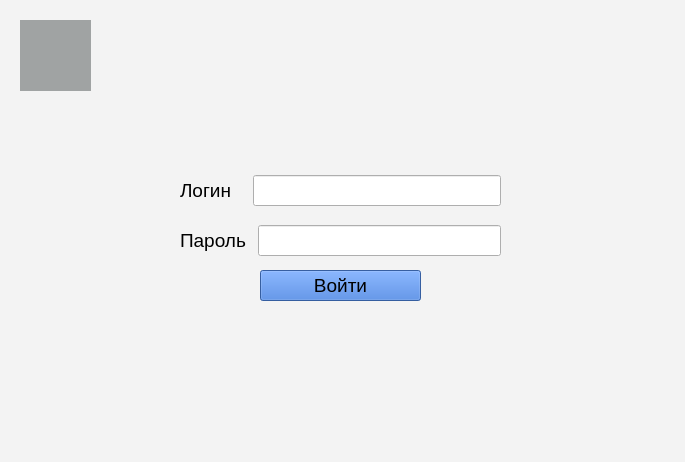
<?xml version="1.0" encoding="UTF-8"?>
<ui version="4.0">
 <class>AuthWindow</class>
 <widget class="QMainWindow" name="AuthWindow">
  <property name="geometry">
   <rect>
    <x>0</x>
    <y>0</y>
    <width>685</width>
    <height>462</height>
   </rect>
  </property>
  <property name="palette">
   <palette>
    <active>
     <colorrole role="WindowText">
      <brush brushstyle="SolidPattern">
       <color alpha="255">
        <red>0</red>
        <green>0</green>
        <blue>0</blue>
       </color>
      </brush>
     </colorrole>
     <colorrole role="Button">
      <brush brushstyle="SolidPattern">
       <color alpha="255">
        <red>243</red>
        <green>243</green>
        <blue>243</blue>
       </color>
      </brush>
     </colorrole>
     <colorrole role="Light">
      <brush brushstyle="SolidPattern">
       <color alpha="255">
        <red>255</red>
        <green>255</green>
        <blue>255</blue>
       </color>
      </brush>
     </colorrole>
     <colorrole role="Midlight">
      <brush brushstyle="SolidPattern">
       <color alpha="255">
        <red>249</red>
        <green>249</green>
        <blue>249</blue>
       </color>
      </brush>
     </colorrole>
     <colorrole role="Dark">
      <brush brushstyle="SolidPattern">
       <color alpha="255">
        <red>121</red>
        <green>121</green>
        <blue>121</blue>
       </color>
      </brush>
     </colorrole>
     <colorrole role="Mid">
      <brush brushstyle="SolidPattern">
       <color alpha="255">
        <red>162</red>
        <green>162</green>
        <blue>162</blue>
       </color>
      </brush>
     </colorrole>
     <colorrole role="Text">
      <brush brushstyle="SolidPattern">
       <color alpha="255">
        <red>0</red>
        <green>0</green>
        <blue>0</blue>
       </color>
      </brush>
     </colorrole>
     <colorrole role="BrightText">
      <brush brushstyle="SolidPattern">
       <color alpha="255">
        <red>255</red>
        <green>255</green>
        <blue>255</blue>
       </color>
      </brush>
     </colorrole>
     <colorrole role="ButtonText">
      <brush brushstyle="SolidPattern">
       <color alpha="255">
        <red>0</red>
        <green>0</green>
        <blue>0</blue>
       </color>
      </brush>
     </colorrole>
     <colorrole role="Base">
      <brush brushstyle="SolidPattern">
       <color alpha="255">
        <red>255</red>
        <green>255</green>
        <blue>255</blue>
       </color>
      </brush>
     </colorrole>
     <colorrole role="Window">
      <brush brushstyle="SolidPattern">
       <color alpha="255">
        <red>243</red>
        <green>243</green>
        <blue>243</blue>
       </color>
      </brush>
     </colorrole>
     <colorrole role="Shadow">
      <brush brushstyle="SolidPattern">
       <color alpha="255">
        <red>0</red>
        <green>0</green>
        <blue>0</blue>
       </color>
      </brush>
     </colorrole>
     <colorrole role="AlternateBase">
      <brush brushstyle="SolidPattern">
       <color alpha="255">
        <red>249</red>
        <green>249</green>
        <blue>249</blue>
       </color>
      </brush>
     </colorrole>
     <colorrole role="ToolTipBase">
      <brush brushstyle="SolidPattern">
       <color alpha="255">
        <red>255</red>
        <green>255</green>
        <blue>220</blue>
       </color>
      </brush>
     </colorrole>
     <colorrole role="ToolTipText">
      <brush brushstyle="SolidPattern">
       <color alpha="255">
        <red>0</red>
        <green>0</green>
        <blue>0</blue>
       </color>
      </brush>
     </colorrole>
     <colorrole role="PlaceholderText">
      <brush brushstyle="SolidPattern">
       <color alpha="127">
        <red>0</red>
        <green>0</green>
        <blue>0</blue>
       </color>
      </brush>
     </colorrole>
    </active>
    <inactive>
     <colorrole role="WindowText">
      <brush brushstyle="SolidPattern">
       <color alpha="255">
        <red>0</red>
        <green>0</green>
        <blue>0</blue>
       </color>
      </brush>
     </colorrole>
     <colorrole role="Button">
      <brush brushstyle="SolidPattern">
       <color alpha="255">
        <red>243</red>
        <green>243</green>
        <blue>243</blue>
       </color>
      </brush>
     </colorrole>
     <colorrole role="Light">
      <brush brushstyle="SolidPattern">
       <color alpha="255">
        <red>255</red>
        <green>255</green>
        <blue>255</blue>
       </color>
      </brush>
     </colorrole>
     <colorrole role="Midlight">
      <brush brushstyle="SolidPattern">
       <color alpha="255">
        <red>249</red>
        <green>249</green>
        <blue>249</blue>
       </color>
      </brush>
     </colorrole>
     <colorrole role="Dark">
      <brush brushstyle="SolidPattern">
       <color alpha="255">
        <red>121</red>
        <green>121</green>
        <blue>121</blue>
       </color>
      </brush>
     </colorrole>
     <colorrole role="Mid">
      <brush brushstyle="SolidPattern">
       <color alpha="255">
        <red>162</red>
        <green>162</green>
        <blue>162</blue>
       </color>
      </brush>
     </colorrole>
     <colorrole role="Text">
      <brush brushstyle="SolidPattern">
       <color alpha="255">
        <red>0</red>
        <green>0</green>
        <blue>0</blue>
       </color>
      </brush>
     </colorrole>
     <colorrole role="BrightText">
      <brush brushstyle="SolidPattern">
       <color alpha="255">
        <red>255</red>
        <green>255</green>
        <blue>255</blue>
       </color>
      </brush>
     </colorrole>
     <colorrole role="ButtonText">
      <brush brushstyle="SolidPattern">
       <color alpha="255">
        <red>0</red>
        <green>0</green>
        <blue>0</blue>
       </color>
      </brush>
     </colorrole>
     <colorrole role="Base">
      <brush brushstyle="SolidPattern">
       <color alpha="255">
        <red>255</red>
        <green>255</green>
        <blue>255</blue>
       </color>
      </brush>
     </colorrole>
     <colorrole role="Window">
      <brush brushstyle="SolidPattern">
       <color alpha="255">
        <red>243</red>
        <green>243</green>
        <blue>243</blue>
       </color>
      </brush>
     </colorrole>
     <colorrole role="Shadow">
      <brush brushstyle="SolidPattern">
       <color alpha="255">
        <red>0</red>
        <green>0</green>
        <blue>0</blue>
       </color>
      </brush>
     </colorrole>
     <colorrole role="AlternateBase">
      <brush brushstyle="SolidPattern">
       <color alpha="255">
        <red>249</red>
        <green>249</green>
        <blue>249</blue>
       </color>
      </brush>
     </colorrole>
     <colorrole role="ToolTipBase">
      <brush brushstyle="SolidPattern">
       <color alpha="255">
        <red>255</red>
        <green>255</green>
        <blue>220</blue>
       </color>
      </brush>
     </colorrole>
     <colorrole role="ToolTipText">
      <brush brushstyle="SolidPattern">
       <color alpha="255">
        <red>0</red>
        <green>0</green>
        <blue>0</blue>
       </color>
      </brush>
     </colorrole>
     <colorrole role="PlaceholderText">
      <brush brushstyle="SolidPattern">
       <color alpha="127">
        <red>0</red>
        <green>0</green>
        <blue>0</blue>
       </color>
      </brush>
     </colorrole>
    </inactive>
    <disabled>
     <colorrole role="WindowText">
      <brush brushstyle="SolidPattern">
       <color alpha="255">
        <red>121</red>
        <green>121</green>
        <blue>121</blue>
       </color>
      </brush>
     </colorrole>
     <colorrole role="Button">
      <brush brushstyle="SolidPattern">
       <color alpha="255">
        <red>243</red>
        <green>243</green>
        <blue>243</blue>
       </color>
      </brush>
     </colorrole>
     <colorrole role="Light">
      <brush brushstyle="SolidPattern">
       <color alpha="255">
        <red>255</red>
        <green>255</green>
        <blue>255</blue>
       </color>
      </brush>
     </colorrole>
     <colorrole role="Midlight">
      <brush brushstyle="SolidPattern">
       <color alpha="255">
        <red>249</red>
        <green>249</green>
        <blue>249</blue>
       </color>
      </brush>
     </colorrole>
     <colorrole role="Dark">
      <brush brushstyle="SolidPattern">
       <color alpha="255">
        <red>121</red>
        <green>121</green>
        <blue>121</blue>
       </color>
      </brush>
     </colorrole>
     <colorrole role="Mid">
      <brush brushstyle="SolidPattern">
       <color alpha="255">
        <red>162</red>
        <green>162</green>
        <blue>162</blue>
       </color>
      </brush>
     </colorrole>
     <colorrole role="Text">
      <brush brushstyle="SolidPattern">
       <color alpha="255">
        <red>121</red>
        <green>121</green>
        <blue>121</blue>
       </color>
      </brush>
     </colorrole>
     <colorrole role="BrightText">
      <brush brushstyle="SolidPattern">
       <color alpha="255">
        <red>255</red>
        <green>255</green>
        <blue>255</blue>
       </color>
      </brush>
     </colorrole>
     <colorrole role="ButtonText">
      <brush brushstyle="SolidPattern">
       <color alpha="255">
        <red>121</red>
        <green>121</green>
        <blue>121</blue>
       </color>
      </brush>
     </colorrole>
     <colorrole role="Base">
      <brush brushstyle="SolidPattern">
       <color alpha="255">
        <red>243</red>
        <green>243</green>
        <blue>243</blue>
       </color>
      </brush>
     </colorrole>
     <colorrole role="Window">
      <brush brushstyle="SolidPattern">
       <color alpha="255">
        <red>243</red>
        <green>243</green>
        <blue>243</blue>
       </color>
      </brush>
     </colorrole>
     <colorrole role="Shadow">
      <brush brushstyle="SolidPattern">
       <color alpha="255">
        <red>0</red>
        <green>0</green>
        <blue>0</blue>
       </color>
      </brush>
     </colorrole>
     <colorrole role="AlternateBase">
      <brush brushstyle="SolidPattern">
       <color alpha="255">
        <red>243</red>
        <green>243</green>
        <blue>243</blue>
       </color>
      </brush>
     </colorrole>
     <colorrole role="ToolTipBase">
      <brush brushstyle="SolidPattern">
       <color alpha="255">
        <red>255</red>
        <green>255</green>
        <blue>220</blue>
       </color>
      </brush>
     </colorrole>
     <colorrole role="ToolTipText">
      <brush brushstyle="SolidPattern">
       <color alpha="255">
        <red>0</red>
        <green>0</green>
        <blue>0</blue>
       </color>
      </brush>
     </colorrole>
     <colorrole role="PlaceholderText">
      <brush brushstyle="SolidPattern">
       <color alpha="127">
        <red>121</red>
        <green>121</green>
        <blue>121</blue>
       </color>
      </brush>
     </colorrole>
    </disabled>
   </palette>
  </property>
  <property name="font">
   <font>
    <family>Tahoma</family>
    <pointsize>14</pointsize>
   </font>
  </property>
  <property name="windowTitle">
   <string>Окно авторизации</string>
  </property>
  <widget class="QWidget" name="centralwidget">
   <widget class="QLabel" name="title_label">
    <property name="geometry">
     <rect>
      <x>187</x>
      <y>136</y>
      <width>301</width>
      <height>21</height>
     </rect>
    </property>
    <property name="text">
     <string/>
    </property>
   </widget>
   <widget class="QPushButton" name="log_but">
    <property name="geometry">
     <rect>
      <x>260</x>
      <y>270</y>
      <width>161</width>
      <height>31</height>
     </rect>
    </property>
    <property name="styleSheet">
     <string notr="true">background-color: rgba(54, 114, 212, 226);</string>
    </property>
    <property name="text">
     <string>Войти</string>
    </property>
   </widget>
   <widget class="QWidget" name="horizontalLayoutWidget_2">
    <property name="geometry">
     <rect>
      <x>180</x>
      <y>220</y>
      <width>321</width>
      <height>41</height>
     </rect>
    </property>
    <layout class="QHBoxLayout" name="horizontalLayout_2">
     <item>
      <widget class="QLabel" name="label_2">
       <property name="text">
        <string>Пароль </string>
       </property>
      </widget>
     </item>
     <item>
      <widget class="QLineEdit" name="pass_edit">
       <property name="minimumSize">
        <size>
         <width>0</width>
         <height>30</height>
        </size>
       </property>
       <property name="styleSheet">
        <string notr="true"/>
       </property>
      </widget>
     </item>
    </layout>
   </widget>
   <widget class="QWidget" name="horizontalLayoutWidget">
    <property name="geometry">
     <rect>
      <x>180</x>
      <y>170</y>
      <width>321</width>
      <height>41</height>
     </rect>
    </property>
    <layout class="QHBoxLayout" name="horizontalLayout">
     <item>
      <widget class="QLabel" name="label">
       <property name="text">
        <string>Логин   </string>
       </property>
      </widget>
     </item>
     <item>
      <widget class="QLineEdit" name="log_edit">
       <property name="minimumSize">
        <size>
         <width>0</width>
         <height>30</height>
        </size>
       </property>
       <property name="styleSheet">
        <string notr="true"/>
       </property>
       <property name="echoMode">
        <enum>QLineEdit::Normal</enum>
       </property>
       <property name="clearButtonEnabled">
        <bool>false</bool>
       </property>
      </widget>
     </item>
    </layout>
   </widget>
   <widget class="QLabel" name="icon_label">
    <property name="geometry">
     <rect>
      <x>20</x>
      <y>20</y>
      <width>71</width>
      <height>71</height>
     </rect>
    </property>
    <property name="styleSheet">
     <string notr="true">background-color: rgb(160, 163, 163);</string>
    </property>
    <property name="text">
     <string/>
    </property>
    <property name="scaledContents">
     <bool>true</bool>
    </property>
   </widget>
  </widget>
 </widget>
 <tabstops>
  <tabstop>log_edit</tabstop>
  <tabstop>pass_edit</tabstop>
  <tabstop>log_but</tabstop>
 </tabstops>
 <resources/>
 <connections/>
</ui>
